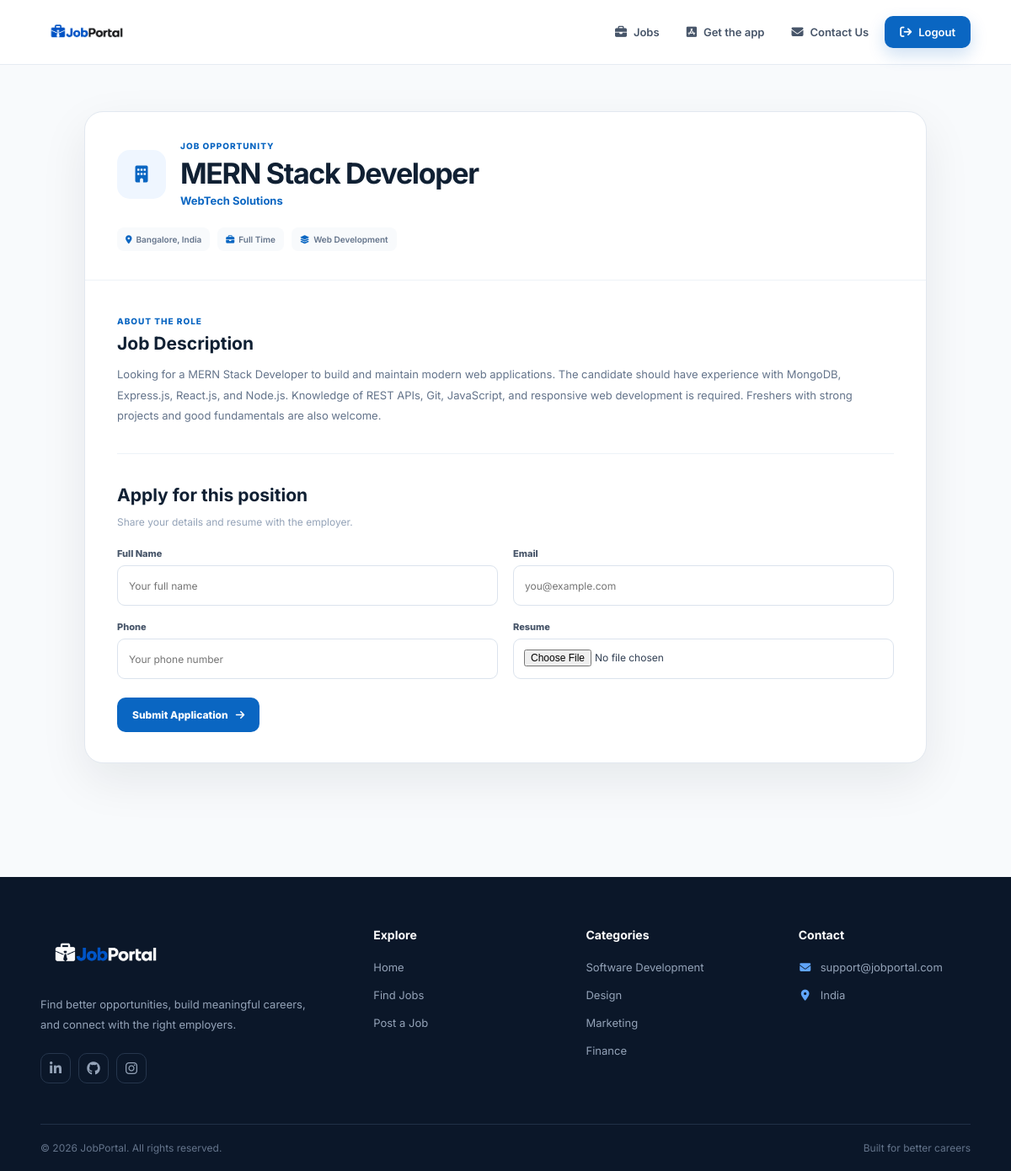
Screenshot of /job/12/ (signed in) with the database file from the repository.
### jbportal/models.py (models this page shows, shortened)
class Job(models.Model):
    title = models.CharField(max_length=100)
    category = models.ForeignKey(Category, on_delete=models.CASCADE)
    job_type = models.ForeignKey(JobType, on_delete=models.CASCADE)
    description = models.TextField()
    location = models.CharField(max_length=100)
    company = models.CharField(max_length=100)
    posted_date = models.DateTimeField(auto_now_add=True)
    apply_type = models.CharField(max_length=10, choices=APPLY_TYPES, default='resume')
    apply_link = models.CharField(max_length=500, null=True, blank=True)
    added_by = models.ForeignKey('auth.User', on_delete=models.CASCADE)
    views = models.ManyToManyField(User, related_name='job_views', blank=True)
    status = models.CharField(max_length=10, choices=[('active', 'Active'), ('inactive', 'Inactive')], default='active')

class JobType(models.Model):
    name = models.CharField(max_length=50)
    def __str__(self):
        return self.name

class Category(models.Model):
    name = models.CharField(max_length=50)
    def __str__(self):
        return self.name

### jbportal/views.py (the view, shortened to what this page needs)
# urls.py: path('job/<int:id>/', job, name='job'),
@login_required(login_url='login')
def job(request, id):
    if not request.user.is_authenticated or request.user.profile.role == 'employer':
        return redirect('/access-denied')
    job = Job.objects.get(id=id)
    if request.user not in job.views.all():
        job.views.add(request.user)
        job.save()
    return render(request, "job.html", {"job": job})

### templates/job.html (shortened to what this page needs)
{% extends 'base.html' %}{% load static %}{% block head %}<link rel="stylesheet" href="{% static 'css/job.css' %}" />{% endblock %}{%block content %}
<section id="apply-job">
  <div id="apply-box">
    <div class="job-header">
      <div class="title-row">
        <div class="company-mark"><i class="fa-solid fa-building"></i></div>
        <div>
          <span class="eyebrow">Job opportunity</span>
          <h1>{{ job.title }}</h1>
          <p>{{ job.company }}</p>
        </div>
      </div>
      <div class="job-tags">
        <span><i class="fa-solid fa-location-dot"></i>{{ job.location }}</span
        ><span><i class="fa-solid fa-briefcase"></i>{{ job.job_type }}</span
        ><span><i class="fa-solid fa-layer-group"></i>{{ job.category }}</span>
      </div>
    </div>
    <div class="job-body">
      <div class="job-description">
        <span class="section-label">About the role</span>
        <h2>Job Description</h2>
        <p>{{ job.description }}</p>
      </div>
      {% if job.apply_type == "resume" %}
      <form
        method="POST"
        enctype="multipart/form-data"
        class="application-form"
      >
        <div class="form-heading">
          <h2>Apply for this position</h2>
          <p>Share your details and resume with the employer.</p>
        </div>
        <div class="form-grid">
          <div class="input-box">
            <label>Full Name</label
            ><input
              type="text"
              name="name"
              placeholder="Your full name"
              required
            />
          </div>
          <div class="input-box">
            <label>Email</label
            ><input
              type="email"
              name="email"
              placeholder="you@example.com"
              required
            />
          </div>
          <div class="input-box">
            <label>Phone</label
            ><input
              type="text"
              name="phone"
              placeholder="Your phone number"
              required
            />
          </div>
          <div class="input-box file-input">
            <label>Resume</label><input type="file" name="resume" required />
          </div>
        </div>
        <button class="apply-btn">
          Submit Application <i class="fa-solid fa-arrow-right"></i>
        </button>
      </form>
      {% endif %}
    </div>
  </div>
</section>
{% endblock %}

### static/css/base.css (style rules this page uses)
:root { --primary: #0a66c2; --primary-dark: #004182; --ink: #102033; --muted: #64748b; --line: #e2e8f0; --surface: #fff; --soft: #f5f8fc; --shadow: 0 18px 50px rgba(15, 23, 42, 0.08); }
* { margin: 0; padding: 0; box-sizing: border-box; }
html { scroll-behavior: smooth; }
body { font-family: Inter, sans-serif; color: var(--ink); background: #f8fafc; min-height: 100vh; }
button, input, select, textarea { font: inherit; }
button { cursor: pointer; }

### static/css/job.css (style rules this page uses)
#apply-job { width: min(1000px, 92%); margin: auto; padding: 55px 0; }
.eyebrow, .section-label { color: #0a66c2; font-size: 10px; font-weight: 800; text-transform: uppercase; letter-spacing: 0.1em; }
.eyebrow { display: block; margin-bottom: 7px; }
#apply-box { background: #fff; border: 1px solid #e2e8f0; border-radius: 22px; box-shadow: 0 20px 55px rgba(15, 23, 42, 0.08); overflow: hidden; }
.job-header { padding: 34px 38px; border-bottom: 1px solid #edf2f7; }
.title-row { display: flex; align-items: center; gap: 17px; }
.company-mark { width: 58px; height: 58px; border-radius: 15px; background: #eff6ff; color: #0a66c2; display: grid; place-items: center; font-size: 20px; }
.job-header h1 { font-size: 34px; letter-spacing: -0.04em; line-height: 1.15; }
.job-header p { color: #0a66c2; font-size: 13px; font-weight: 700; margin-top: 5px; }
.job-tags { display: flex; flex-wrap: wrap; gap: 9px; margin-top: 24px; }
.job-tags span { background: #f8fafc; color: #64748b; border-radius: 8px; padding: 8px 10px; font-size: 10px; font-weight: 600; }
.job-tags i { color: #0a66c2; margin-right: 5px; }
.job-body { padding: 36px 38px; }
.job-description { padding-bottom: 32px; border-bottom: 1px solid #edf2f7; }
.job-description h2, .form-heading h2, .external-apply h2 { font-size: 21px; margin: 6px 0 12px; }
.job-description p { color: #64748b; font-size: 13px; line-height: 1.9; white-space: pre-line; }
.application-form { padding-top: 30px; }
.form-heading p, .external-apply p { font-size: 12px; color: #94a3b8; }
.form-grid { display: grid; grid-template-columns: 1fr 1fr; gap: 18px; margin-top: 23px; }
.input-box { display: flex; flex-direction: column; gap: 7px; }
.input-box label { font-size: 11px; font-weight: 800; color: #475569; }
.input-box input { height: 48px; border: 1px solid #dbe3ed; border-radius: 9px; padding: 0 13px; outline: 0; font-size: 12px; color: #334155; }
.file-input input { padding: 12px; }
.apply-btn { display: inline-flex; align-items: center; justify-content: center; gap: 9px; border: 0; border-radius: 10px; background: #0a66c2; color: #fff; text-decoration: none; padding: 13px 18px; font-size: 12px; font-weight: 800; margin-top: 22px; transition: 0.2s; }

### rows the page displays
Job: title "MERN Stack Developer", company "WebTech Solutions", location "Bangalore, India", job_type "Full Time", category "Web Development", description "Looking for a MERN Stack Developer to build and maintain modern web applications. The candidate should have experience with MongoDB, Express.js, React.js, and Node.js. Knowledge of REST APIs, Git, JavaScript, and responsive web development is required. Freshers with strong projects and good fundamentals are also welcome."
